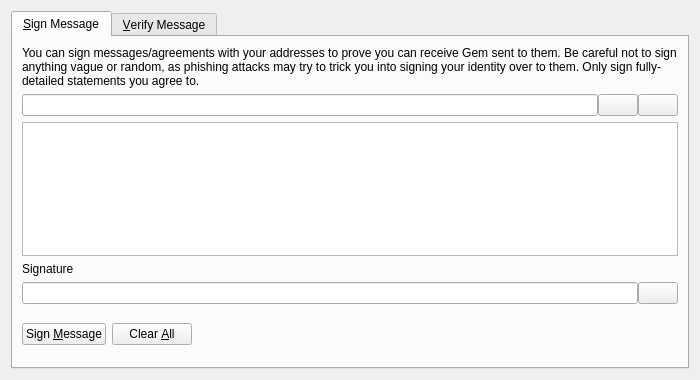
<?xml version="1.0" encoding="UTF-8"?>
<ui version="4.0">
 <class>SignVerifyMessageDialog</class>
 <widget class="QDialog" name="SignVerifyMessageDialog">
  <property name="geometry">
   <rect>
    <x>0</x>
    <y>0</y>
    <width>700</width>
    <height>380</height>
   </rect>
  </property>
  <property name="windowTitle">
   <string>Signatures - Sign / Verify a Message</string>
  </property>
  <property name="modal">
   <bool>true</bool>
  </property>
  <layout class="QVBoxLayout" name="verticalLayout">
   <item>
    <widget class="QTabWidget" name="tabWidget">
     <property name="currentIndex">
      <number>0</number>
     </property>
     <widget class="QWidget" name="tabSignMessage">
      <attribute name="title">
       <string>&amp;Sign Message</string>
      </attribute>
      <layout class="QVBoxLayout" name="verticalLayout_SM">
       <item>
        <widget class="QLabel" name="infoLabel_SM">
         <property name="text">
          <string>You can sign messages/agreements with your addresses to prove you can receive Gem sent to them. Be careful not to sign anything vague or random, as phishing attacks may try to trick you into signing your identity over to them. Only sign fully-detailed statements you agree to.</string>
         </property>
         <property name="textFormat">
          <enum>Qt::PlainText</enum>
         </property>
         <property name="wordWrap">
          <bool>true</bool>
         </property>
        </widget>
       </item>
       <item>
        <layout class="QHBoxLayout" name="horizontalLayout_1_SM">
         <property name="spacing">
          <number>0</number>
         </property>
         <item>
          <widget class="QValidatedLineEdit" name="addressIn_SM">
           <property name="toolTip">
            <string>The Gem address to sign the message with</string>
           </property>
          </widget>
         </item>
         <item>
          <widget class="QPushButton" name="addressBookButton_SM">
           <property name="toolTip">
            <string>Choose previously used address</string>
           </property>
           <property name="text">
            <string/>
           </property>
           <property name="shortcut">
            <string>Alt+A</string>
           </property>
           <property name="autoDefault">
            <bool>false</bool>
           </property>
          </widget>
         </item>
         <item>
          <widget class="QPushButton" name="pasteButton_SM">
           <property name="toolTip">
            <string>Paste address from clipboard</string>
           </property>
           <property name="text">
            <string/>
           </property>
           <property name="shortcut">
            <string>Alt+P</string>
           </property>
           <property name="autoDefault">
            <bool>false</bool>
           </property>
          </widget>
         </item>
        </layout>
       </item>
       <item>
        <widget class="QPlainTextEdit" name="messageIn_SM">
         <property name="toolTip">
          <string>Enter the message you want to sign here</string>
         </property>
        </widget>
       </item>
       <item>
        <widget class="QLabel" name="signatureLabel_SM">
         <property name="text">
          <string>Signature</string>
         </property>
         <property name="textFormat">
          <enum>Qt::PlainText</enum>
         </property>
        </widget>
       </item>
       <item>
        <layout class="QHBoxLayout" name="horizontalLayout_2_SM">
         <property name="spacing">
          <number>0</number>
         </property>
         <item>
          <widget class="QLineEdit" name="signatureOut_SM">
           <property name="font">
            <font>
             <italic>true</italic>
            </font>
           </property>
           <property name="readOnly">
            <bool>true</bool>
           </property>
          </widget>
         </item>
         <item>
          <widget class="QPushButton" name="copySignatureButton_SM">
           <property name="toolTip">
            <string>Copy the current signature to the system clipboard</string>
           </property>
           <property name="text">
            <string/>
           </property>
           <property name="autoDefault">
            <bool>false</bool>
           </property>
          </widget>
         </item>
        </layout>
       </item>
       <item>
        <layout class="QHBoxLayout" name="horizontalLayout_3_SM">
         <item>
          <widget class="QPushButton" name="signMessageButton_SM">
           <property name="toolTip">
            <string>Sign the message to prove you own this Gem address</string>
           </property>
           <property name="text">
            <string>Sign &amp;Message</string>
           </property>
           <property name="autoDefault">
            <bool>false</bool>
           </property>
          </widget>
         </item>
         <item>
          <widget class="QPushButton" name="clearButton_SM">
           <property name="toolTip">
            <string>Reset all sign message fields</string>
           </property>
           <property name="text">
            <string>Clear &amp;All</string>
           </property>
           <property name="autoDefault">
            <bool>false</bool>
           </property>
          </widget>
         </item>
         <item>
          <spacer name="horizontalSpacer_1_SM">
           <property name="orientation">
            <enum>Qt::Horizontal</enum>
           </property>
           <property name="sizeHint" stdset="0">
            <size>
             <width>40</width>
             <height>48</height>
            </size>
           </property>
          </spacer>
         </item>
         <item>
          <widget class="QLabel" name="statusLabel_SM">
           <property name="font">
            <font>
             <weight>75</weight>
             <bold>true</bold>
            </font>
           </property>
           <property name="text">
            <string/>
           </property>
           <property name="wordWrap">
            <bool>true</bool>
           </property>
          </widget>
         </item>
         <item>
          <spacer name="horizontalSpacer_2_SM">
           <property name="orientation">
            <enum>Qt::Horizontal</enum>
           </property>
           <property name="sizeHint" stdset="0">
            <size>
             <width>40</width>
             <height>48</height>
            </size>
           </property>
          </spacer>
         </item>
        </layout>
       </item>
      </layout>
     </widget>
     <widget class="QWidget" name="tabVerifyMessage">
      <attribute name="title">
       <string>&amp;Verify Message</string>
      </attribute>
      <layout class="QVBoxLayout" name="verticalLayout_VM">
       <item>
        <widget class="QLabel" name="infoLabel_VM">
         <property name="text">
          <string>Enter the receiver's address, message (ensure you copy line breaks, spaces, tabs, etc. exactly) and signature below to verify the message. Be careful not to read more into the signature than what is in the signed message itself, to avoid being tricked by a man-in-the-middle attack. Note that this only proves the signing party receives with the address, it cannot prove sendership of any transaction!</string>
         </property>
         <property name="textFormat">
          <enum>Qt::PlainText</enum>
         </property>
         <property name="alignment">
          <set>Qt::AlignLeading|Qt::AlignLeft|Qt::AlignTop</set>
         </property>
         <property name="wordWrap">
          <bool>true</bool>
         </property>
        </widget>
       </item>
       <item>
        <layout class="QHBoxLayout" name="horizontalLayout_1_VM">
         <property name="spacing">
          <number>0</number>
         </property>
         <item>
          <widget class="QValidatedLineEdit" name="addressIn_VM">
           <property name="toolTip">
            <string>The Gem address the message was signed with</string>
           </property>
          </widget>
         </item>
         <item>
          <widget class="QPushButton" name="addressBookButton_VM">
           <property name="toolTip">
            <string>Choose previously used address</string>
           </property>
           <property name="text">
            <string/>
           </property>
           <property name="shortcut">
            <string>Alt+A</string>
           </property>
           <property name="autoDefault">
            <bool>false</bool>
           </property>
          </widget>
         </item>
        </layout>
       </item>
       <item>
        <widget class="QPlainTextEdit" name="messageIn_VM"/>
       </item>
       <item>
        <widget class="QValidatedLineEdit" name="signatureIn_VM"/>
       </item>
       <item>
        <layout class="QHBoxLayout" name="horizontalLayout_2_VM">
         <item>
          <widget class="QPushButton" name="verifyMessageButton_VM">
           <property name="toolTip">
            <string>Verify the message to ensure it was signed with the specified Gem address</string>
           </property>
           <property name="text">
            <string>Verify &amp;Message</string>
           </property>
           <property name="autoDefault">
            <bool>false</bool>
           </property>
          </widget>
         </item>
         <item>
          <widget class="QPushButton" name="clearButton_VM">
           <property name="toolTip">
            <string>Reset all verify message fields</string>
           </property>
           <property name="text">
            <string>Clear &amp;All</string>
           </property>
           <property name="autoDefault">
            <bool>false</bool>
           </property>
          </widget>
         </item>
         <item>
          <spacer name="horizontalSpacer_1_VM">
           <property name="orientation">
            <enum>Qt::Horizontal</enum>
           </property>
           <property name="sizeHint" stdset="0">
            <size>
             <width>40</width>
             <height>48</height>
            </size>
           </property>
          </spacer>
         </item>
         <item>
          <widget class="QLabel" name="statusLabel_VM">
           <property name="font">
            <font>
             <weight>75</weight>
             <bold>true</bold>
            </font>
           </property>
           <property name="text">
            <string/>
           </property>
           <property name="wordWrap">
            <bool>true</bool>
           </property>
          </widget>
         </item>
         <item>
          <spacer name="horizontalSpacer_2_VM">
           <property name="orientation">
            <enum>Qt::Horizontal</enum>
           </property>
           <property name="sizeHint" stdset="0">
            <size>
             <width>40</width>
             <height>48</height>
            </size>
           </property>
          </spacer>
         </item>
        </layout>
       </item>
      </layout>
     </widget>
    </widget>
   </item>
  </layout>
 </widget>
 <customwidgets>
  <customwidget>
   <class>QValidatedLineEdit</class>
   <extends>QLineEdit</extends>
   <header>qvalidatedlineedit.h</header>
  </customwidget>
 </customwidgets>
 <resources>
  <include location="../gem.qrc"/>
 </resources>
 <connections/>
</ui>
